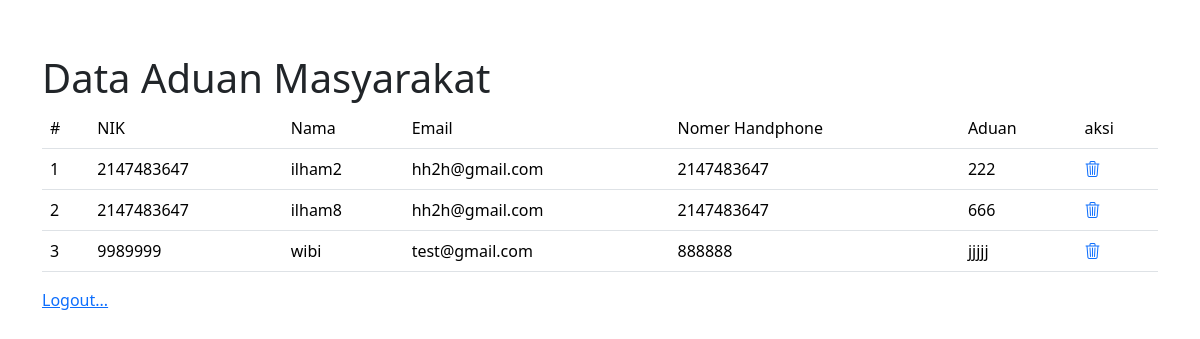
Page /dataMasyarakat.php (signed in) on the committed database.
### tables this page shows
CREATE TABLE `aduan_masyarakat` (
  `ID` int(16) NOT NULL,
  `NIK` int(16) NOT NULL,
  `Nama` varchar(100) NOT NULL,
  `Email` varchar(20) NOT NULL,
  `Nomer_tlp` int(15) NOT NULL,
  `Aduan` text NOT NULL
);

### dataMasyarakat.php (the view, shortened to what this page needs)
<?php
include "koneksi.php";
?>
<!doctype html>
<html lang="en">
  <head>
    <link rel="stylesheet" href="https://cdn.jsdelivr.net/npm/bootstrap-icons@1.11.3/font/bootstrap-icons.min.css">
    <link href="https://cdn.jsdelivr.net/npm/bootstrap@5.3.2/dist/css/bootstrap.min.css" rel="stylesheet">
  </head>
  <body>
        <div class="container py-5">
        <span class="fs-1">Data Aduan Masyarakat</span>
        <table class="table table-hover">
            <tr>
                <td>#</td>
                <td>NIK</td>
                <td>Nama</td>
                <td>Email</td>
                <td>Nomer Handphone</td>
                <td>Aduan</td>
                <td>aksi</td>
            </tr>
            <?php
$no = 1 ;
$ambil = $koneksi->query("SELECT * FROM aduan_masyarakat");
while ($perdata = $ambil->fetch_assoc()) {
?>
<tr>
    <td><?php echo $no; ?></td>
    <td><?php echo $perdata['NIK']; ?></td>
    <td><?php echo $perdata['Nama']; ?></td>
    <td><?php echo $perdata['Email']; ?></td>
    <td><?php echo $perdata['Nomer_tlp']; ?></td>
    <td><?php echo $perdata['Aduan']; ?></td>
    <td>
        <a href="hapus.php?id=<?php echo $perdata['ID'] ?>"><i class="bi bi-trash3"></i></a>
    </td>
</tr>
<?php $no++; }; ?>
        </table>
        <a href="logout.php">Logout...</a>
        </div>
  </body>
</html>

### rows in the picture
aduan_masyarakat: NIK "2147483647", Nama "ilham2", Email "hh2h@gmail.com", Nomer_tlp "2147483647", Aduan "222"
aduan_masyarakat: NIK "2147483647", Nama "ilham8", Email "hh2h@gmail.com", Nomer_tlp "2147483647", Aduan "666"
aduan_masyarakat: NIK "9989999", Nama "wibi", Email "test@gmail.com", Nomer_tlp "888888", Aduan "jjjjj"
